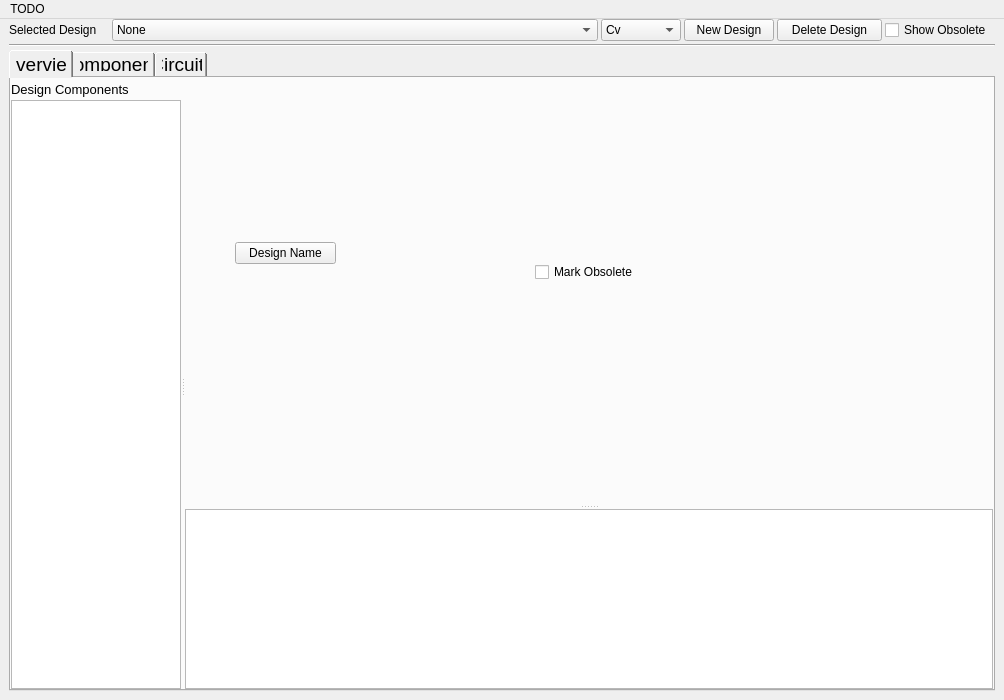
<?xml version="1.0" encoding="UTF-8"?>
<ui version="4.0">
 <class>SpacecraftDesigner</class>
 <widget class="QMainWindow" name="SpacecraftDesigner">
  <property name="geometry">
   <rect>
    <x>0</x>
    <y>0</y>
    <width>1000</width>
    <height>700</height>
   </rect>
  </property>
  <property name="sizePolicy">
   <sizepolicy hsizetype="MinimumExpanding" vsizetype="Minimum">
    <horstretch>0</horstretch>
    <verstretch>0</verstretch>
   </sizepolicy>
  </property>
  <property name="windowTitle">
   <string>Spacecraft Designer</string>
  </property>
  <property name="styleSheet">
   <string notr="true">
QTabBar::tab {
/*  min-width: 8ex;*/
  font-size:14pt;
  padding: 7px;
}</string>
  </property>
  <widget class="QWidget" name="widget_0">
   <property name="sizePolicy">
    <sizepolicy hsizetype="Expanding" vsizetype="Expanding">
     <horstretch>0</horstretch>
     <verstretch>0</verstretch>
    </sizepolicy>
   </property>
   <layout class="QVBoxLayout" name="verticalLayout_0">
    <property name="spacing">
     <number>3</number>
    </property>
    <property name="topMargin">
     <number>0</number>
    </property>
    <item>
     <widget class="QWidget" name="widget_1" native="true">
      <property name="sizePolicy">
       <sizepolicy hsizetype="Expanding" vsizetype="Minimum">
        <horstretch>0</horstretch>
        <verstretch>0</verstretch>
       </sizepolicy>
      </property>
      <property name="minimumSize">
       <size>
        <width>0</width>
        <height>22</height>
       </size>
      </property>
      <layout class="QHBoxLayout" name="horizontalLayout_2">
       <property name="spacing">
        <number>3</number>
       </property>
       <property name="leftMargin">
        <number>0</number>
       </property>
       <property name="topMargin">
        <number>0</number>
       </property>
       <property name="rightMargin">
        <number>0</number>
       </property>
       <property name="bottomMargin">
        <number>0</number>
       </property>
       <item>
        <widget class="QLabel" name="label_0">
         <property name="sizePolicy">
          <sizepolicy hsizetype="Minimum" vsizetype="Preferred">
           <horstretch>0</horstretch>
           <verstretch>0</verstretch>
          </sizepolicy>
         </property>
         <property name="minimumSize">
          <size>
           <width>100</width>
           <height>0</height>
          </size>
         </property>
         <property name="maximumSize">
          <size>
           <width>100</width>
           <height>16777215</height>
          </size>
         </property>
         <property name="text">
          <string>Selected Design</string>
         </property>
        </widget>
       </item>
       <item>
        <widget class="QComboBox" name="selecteddesign">
         <property name="sizePolicy">
          <sizepolicy hsizetype="Expanding" vsizetype="Fixed">
           <horstretch>0</horstretch>
           <verstretch>0</verstretch>
          </sizepolicy>
         </property>
         <property name="minimumSize">
          <size>
           <width>0</width>
           <height>22</height>
          </size>
         </property>
         <item>
          <property name="text">
           <string>None</string>
          </property>
         </item>
        </widget>
       </item>
       <item>
        <widget class="QComboBox" name="selectclass">
         <property name="sizePolicy">
          <sizepolicy hsizetype="Minimum" vsizetype="Fixed">
           <horstretch>0</horstretch>
           <verstretch>0</verstretch>
          </sizepolicy>
         </property>
         <property name="minimumSize">
          <size>
           <width>80</width>
           <height>22</height>
          </size>
         </property>
         <item>
          <property name="text">
           <string>Cv</string>
          </property>
         </item>
         <item>
          <property name="text">
           <string>Fg</string>
          </property>
         </item>
         <item>
          <property name="text">
           <string>D</string>
          </property>
         </item>
         <item>
          <property name="text">
           <string>C</string>
          </property>
         </item>
        </widget>
       </item>
       <item>
        <widget class="QPushButton" name="newdesign">
         <property name="minimumSize">
          <size>
           <width>90</width>
           <height>22</height>
          </size>
         </property>
         <property name="maximumSize">
          <size>
           <width>90</width>
           <height>16777215</height>
          </size>
         </property>
         <property name="text">
          <string>New Design</string>
         </property>
        </widget>
       </item>
       <item>
        <widget class="QPushButton" name="deletedesign">
         <property name="minimumSize">
          <size>
           <width>105</width>
           <height>22</height>
          </size>
         </property>
         <property name="maximumSize">
          <size>
           <width>105</width>
           <height>16777215</height>
          </size>
         </property>
         <property name="text">
          <string>Delete Design</string>
         </property>
        </widget>
       </item>
       <item>
        <widget class="QCheckBox" name="showobsolete">
         <property name="minimumSize">
          <size>
           <width>110</width>
           <height>0</height>
          </size>
         </property>
         <property name="maximumSize">
          <size>
           <width>110</width>
           <height>16777215</height>
          </size>
         </property>
         <property name="text">
          <string>Show Obsolete</string>
         </property>
        </widget>
       </item>
      </layout>
     </widget>
    </item>
    <item>
     <widget class="Line" name="line">
      <property name="orientation">
       <enum>Qt::Horizontal</enum>
      </property>
     </widget>
    </item>
    <item>
     <widget class="QTabWidget" name="tabWidget">
      <property name="minimumSize">
       <size>
        <width>0</width>
        <height>100</height>
       </size>
      </property>
      <property name="currentIndex">
       <number>0</number>
      </property>
      <widget class="QWidget" name="componentstab">
       <attribute name="title">
        <string>Overview</string>
       </attribute>
       <layout class="QHBoxLayout" name="horizontalLayout">
        <property name="spacing">
         <number>0</number>
        </property>
        <property name="leftMargin">
         <number>0</number>
        </property>
        <property name="topMargin">
         <number>4</number>
        </property>
        <property name="rightMargin">
         <number>0</number>
        </property>
        <property name="bottomMargin">
         <number>0</number>
        </property>
        <item>
         <widget class="QSplitter" name="splitter">
          <property name="sizePolicy">
           <sizepolicy hsizetype="Expanding" vsizetype="Minimum">
            <horstretch>0</horstretch>
            <verstretch>0</verstretch>
           </sizepolicy>
          </property>
          <property name="orientation">
           <enum>Qt::Horizontal</enum>
          </property>
          <property name="childrenCollapsible">
           <bool>false</bool>
          </property>
          <widget class="QWidget" name="componentlistcontainer" native="true">
           <property name="sizePolicy">
            <sizepolicy hsizetype="Expanding" vsizetype="Minimum">
             <horstretch>1</horstretch>
             <verstretch>0</verstretch>
            </sizepolicy>
           </property>
           <property name="minimumSize">
            <size>
             <width>170</width>
             <height>0</height>
            </size>
           </property>
           <property name="maximumSize">
            <size>
             <width>500</width>
             <height>16777215</height>
            </size>
           </property>
           <property name="baseSize">
            <size>
             <width>0</width>
             <height>0</height>
            </size>
           </property>
           <property name="styleSheet">
            <string notr="true"/>
           </property>
           <layout class="QVBoxLayout" name="verticalLayout_1">
            <property name="spacing">
             <number>3</number>
            </property>
            <property name="leftMargin">
             <number>0</number>
            </property>
            <property name="topMargin">
             <number>0</number>
            </property>
            <property name="rightMargin">
             <number>0</number>
            </property>
            <property name="bottomMargin">
             <number>0</number>
            </property>
            <item>
             <widget class="QLabel" name="label_1">
              <property name="sizePolicy">
               <sizepolicy hsizetype="MinimumExpanding" vsizetype="Fixed">
                <horstretch>0</horstretch>
                <verstretch>0</verstretch>
               </sizepolicy>
              </property>
              <property name="font">
               <font>
                <pointsize>10</pointsize>
               </font>
              </property>
              <property name="text">
               <string>Design Components</string>
              </property>
             </widget>
            </item>
            <item>
             <widget class="QListWidget" name="componentdesignlist">
              <property name="sizePolicy">
               <sizepolicy hsizetype="Expanding" vsizetype="Minimum">
                <horstretch>0</horstretch>
                <verstretch>0</verstretch>
               </sizepolicy>
              </property>
              <property name="minimumSize">
               <size>
                <width>0</width>
                <height>0</height>
               </size>
              </property>
              <property name="baseSize">
               <size>
                <width>0</width>
                <height>0</height>
               </size>
              </property>
             </widget>
            </item>
           </layout>
          </widget>
          <widget class="QWidget" name="rightsidewidget" native="true">
           <property name="sizePolicy">
            <sizepolicy hsizetype="Expanding" vsizetype="Minimum">
             <horstretch>5</horstretch>
             <verstretch>0</verstretch>
            </sizepolicy>
           </property>
           <property name="minimumSize">
            <size>
             <width>808</width>
             <height>0</height>
            </size>
           </property>
           <layout class="QVBoxLayout" name="verticalLayout_2">
            <property name="spacing">
             <number>0</number>
            </property>
            <property name="leftMargin">
             <number>0</number>
            </property>
            <property name="topMargin">
             <number>0</number>
            </property>
            <property name="rightMargin">
             <number>0</number>
            </property>
            <property name="bottomMargin">
             <number>0</number>
            </property>
            <item>
             <widget class="QSplitter" name="splitter_2">
              <property name="sizePolicy">
               <sizepolicy hsizetype="Preferred" vsizetype="Minimum">
                <horstretch>0</horstretch>
                <verstretch>0</verstretch>
               </sizepolicy>
              </property>
              <property name="orientation">
               <enum>Qt::Vertical</enum>
              </property>
              <property name="childrenCollapsible">
               <bool>false</bool>
              </property>
              <widget class="QWidget" name="widget" native="true">
               <property name="sizePolicy">
                <sizepolicy hsizetype="Expanding" vsizetype="Minimum">
                 <horstretch>0</horstretch>
                 <verstretch>2</verstretch>
                </sizepolicy>
               </property>
               <property name="minimumSize">
                <size>
                 <width>0</width>
                 <height>392</height>
                </size>
               </property>
               <widget class="QPushButton" name="designname">
                <property name="geometry">
                 <rect>
                  <x>50</x>
                  <y>160</y>
                  <width>101</width>
                  <height>22</height>
                 </rect>
                </property>
                <property name="text">
                 <string>Design Name</string>
                </property>
               </widget>
               <widget class="QCheckBox" name="markobsolete">
                <property name="geometry">
                 <rect>
                  <x>350</x>
                  <y>180</y>
                  <width>111</width>
                  <height>20</height>
                 </rect>
                </property>
                <property name="text">
                 <string>Mark Obsolete</string>
                </property>
               </widget>
              </widget>
              <widget class="QTextEdit" name="designtext">
               <property name="sizePolicy">
                <sizepolicy hsizetype="Expanding" vsizetype="Minimum">
                 <horstretch>0</horstretch>
                 <verstretch>1</verstretch>
                </sizepolicy>
               </property>
               <property name="minimumSize">
                <size>
                 <width>0</width>
                 <height>180</height>
                </size>
               </property>
               <property name="sizeIncrement">
                <size>
                 <width>0</width>
                 <height>0</height>
                </size>
               </property>
               <property name="baseSize">
                <size>
                 <width>0</width>
                 <height>0</height>
                </size>
               </property>
               <property name="font">
                <font>
                 <family>FreeMono</family>
                 <pointsize>12</pointsize>
                 <bold>false</bold>
                 <kerning>false</kerning>
                </font>
               </property>
               <property name="readOnly">
                <bool>true</bool>
               </property>
              </widget>
             </widget>
            </item>
           </layout>
          </widget>
         </widget>
        </item>
       </layout>
      </widget>
      <widget class="QWidget" name="tab">
       <attribute name="title">
        <string>Components</string>
       </attribute>
       <widget class="QLabel" name="label_4">
        <property name="geometry">
         <rect>
          <x>170</x>
          <y>140</y>
          <width>57</width>
          <height>14</height>
         </rect>
        </property>
        <property name="text">
         <string>TODO</string>
        </property>
       </widget>
      </widget>
      <widget class="QWidget" name="circuitstab">
       <attribute name="title">
        <string>Circuits</string>
       </attribute>
       <layout class="QHBoxLayout" name="horizontalLayout_5">
        <property name="spacing">
         <number>0</number>
        </property>
        <property name="leftMargin">
         <number>0</number>
        </property>
        <property name="topMargin">
         <number>4</number>
        </property>
        <property name="rightMargin">
         <number>0</number>
        </property>
        <property name="bottomMargin">
         <number>0</number>
        </property>
        <item>
         <widget class="QSplitter" name="topsplitter">
          <property name="sizePolicy">
           <sizepolicy hsizetype="MinimumExpanding" vsizetype="MinimumExpanding">
            <horstretch>0</horstretch>
            <verstretch>0</verstretch>
           </sizepolicy>
          </property>
          <property name="orientation">
           <enum>Qt::Horizontal</enum>
          </property>
          <property name="childrenCollapsible">
           <bool>false</bool>
          </property>
          <widget class="QWidget" name="unassignedcomponentbox" native="true">
           <property name="sizePolicy">
            <sizepolicy hsizetype="MinimumExpanding" vsizetype="MinimumExpanding">
             <horstretch>1</horstretch>
             <verstretch>0</verstretch>
            </sizepolicy>
           </property>
           <property name="minimumSize">
            <size>
             <width>170</width>
             <height>0</height>
            </size>
           </property>
           <property name="maximumSize">
            <size>
             <width>500</width>
             <height>16777215</height>
            </size>
           </property>
           <property name="baseSize">
            <size>
             <width>0</width>
             <height>0</height>
            </size>
           </property>
           <property name="styleSheet">
            <string notr="true"/>
           </property>
           <layout class="QVBoxLayout" name="verticalLayout">
            <property name="spacing">
             <number>3</number>
            </property>
            <property name="leftMargin">
             <number>0</number>
            </property>
            <property name="topMargin">
             <number>0</number>
            </property>
            <property name="rightMargin">
             <number>0</number>
            </property>
            <property name="bottomMargin">
             <number>0</number>
            </property>
            <item>
             <widget class="QLabel" name="label">
              <property name="sizePolicy">
               <sizepolicy hsizetype="MinimumExpanding" vsizetype="Fixed">
                <horstretch>0</horstretch>
                <verstretch>0</verstretch>
               </sizepolicy>
              </property>
              <property name="font">
               <font>
                <pointsize>10</pointsize>
               </font>
              </property>
              <property name="text">
               <string>Unassigned Components</string>
              </property>
             </widget>
            </item>
            <item>
             <widget class="QListWidget" name="unassignedcomponentlist">
              <property name="sizePolicy">
               <sizepolicy hsizetype="Expanding" vsizetype="Minimum">
                <horstretch>0</horstretch>
                <verstretch>0</verstretch>
               </sizepolicy>
              </property>
              <property name="minimumSize">
               <size>
                <width>0</width>
                <height>0</height>
               </size>
              </property>
              <property name="baseSize">
               <size>
                <width>0</width>
                <height>0</height>
               </size>
              </property>
             </widget>
            </item>
           </layout>
          </widget>
          <widget class="QWidget" name="selectedcircuit0" native="true">
           <property name="sizePolicy">
            <sizepolicy hsizetype="MinimumExpanding" vsizetype="MinimumExpanding">
             <horstretch>5</horstretch>
             <verstretch>0</verstretch>
            </sizepolicy>
           </property>
           <layout class="QVBoxLayout" name="verticalLayout_3">
            <property name="spacing">
             <number>3</number>
            </property>
            <property name="leftMargin">
             <number>0</number>
            </property>
            <property name="topMargin">
             <number>0</number>
            </property>
            <property name="rightMargin">
             <number>0</number>
            </property>
            <property name="bottomMargin">
             <number>0</number>
            </property>
            <item>
             <widget class="QSplitter" name="selectedcircuitsplitter">
              <property name="sizePolicy">
               <sizepolicy hsizetype="MinimumExpanding" vsizetype="MinimumExpanding">
                <horstretch>0</horstretch>
                <verstretch>0</verstretch>
               </sizepolicy>
              </property>
              <property name="orientation">
               <enum>Qt::Vertical</enum>
              </property>
              <property name="childrenCollapsible">
               <bool>false</bool>
              </property>
              <widget class="QWidget" name="selectedcircuit1" native="true">
               <property name="sizePolicy">
                <sizepolicy hsizetype="Expanding" vsizetype="MinimumExpanding">
                 <horstretch>0</horstretch>
                 <verstretch>5</verstretch>
                </sizepolicy>
               </property>
               <property name="minimumSize">
                <size>
                 <width>0</width>
                 <height>0</height>
                </size>
               </property>
               <layout class="QHBoxLayout" name="horizontalLayout_3">
                <property name="spacing">
                 <number>3</number>
                </property>
                <property name="leftMargin">
                 <number>0</number>
                </property>
                <property name="topMargin">
                 <number>0</number>
                </property>
                <property name="rightMargin">
                 <number>0</number>
                </property>
                <property name="bottomMargin">
                 <number>0</number>
                </property>
                <item>
                 <widget class="QWidget" name="selectedcircuit2" native="true">
                  <property name="sizePolicy">
                   <sizepolicy hsizetype="Expanding" vsizetype="Expanding">
                    <horstretch>3</horstretch>
                    <verstretch>0</verstretch>
                   </sizepolicy>
                  </property>
                  <widget class="QLabel" name="circuitnamelabel">
                   <property name="geometry">
                    <rect>
                     <x>10</x>
                     <y>30</y>
                     <width>181</width>
                     <height>21</height>
                    </rect>
                   </property>
                   <property name="text">
                    <string>TextLabel</string>
                   </property>
                  </widget>
                  <widget class="QPushButton" name="circuitname">
                   <property name="geometry">
                    <rect>
                     <x>10</x>
                     <y>100</y>
                     <width>101</width>
                     <height>22</height>
                    </rect>
                   </property>
                   <property name="text">
                    <string>Circuit Name</string>
                   </property>
                  </widget>
                 </widget>
                </item>
                <item>
                 <widget class="QWidget" name="assignedcomponentbox" native="true">
                  <property name="sizePolicy">
                   <sizepolicy hsizetype="MinimumExpanding" vsizetype="Expanding">
                    <horstretch>1</horstretch>
                    <verstretch>0</verstretch>
                   </sizepolicy>
                  </property>
                  <property name="minimumSize">
                   <size>
                    <width>170</width>
                    <height>0</height>
                   </size>
                  </property>
                  <layout class="QVBoxLayout" name="verticalLayout_4">
                   <property name="spacing">
                    <number>3</number>
                   </property>
                   <property name="leftMargin">
                    <number>0</number>
                   </property>
                   <property name="topMargin">
                    <number>0</number>
                   </property>
                   <property name="rightMargin">
                    <number>0</number>
                   </property>
                   <property name="bottomMargin">
                    <number>0</number>
                   </property>
                   <item>
                    <widget class="QLabel" name="label_2">
                     <property name="sizePolicy">
                      <sizepolicy hsizetype="Expanding" vsizetype="Minimum">
                       <horstretch>0</horstretch>
                       <verstretch>0</verstretch>
                      </sizepolicy>
                     </property>
                     <property name="text">
                      <string>Assigned to Current Circuit</string>
                     </property>
                    </widget>
                   </item>
                   <item>
                    <widget class="QListWidget" name="assignedcomponentlist_2">
                     <property name="sizePolicy">
                      <sizepolicy hsizetype="Expanding" vsizetype="Expanding">
                       <horstretch>0</horstretch>
                       <verstretch>0</verstretch>
                      </sizepolicy>
                     </property>
                    </widget>
                   </item>
                  </layout>
                 </widget>
                </item>
               </layout>
              </widget>
              <widget class="QTextEdit" name="circuittext">
               <property name="sizePolicy">
                <sizepolicy hsizetype="MinimumExpanding" vsizetype="MinimumExpanding">
                 <horstretch>0</horstretch>
                 <verstretch>1</verstretch>
                </sizepolicy>
               </property>
               <property name="minimumSize">
                <size>
                 <width>0</width>
                 <height>180</height>
                </size>
               </property>
               <property name="font">
                <font>
                 <family>FreeMono</family>
                 <pointsize>12</pointsize>
                 <bold>false</bold>
                 <kerning>false</kerning>
                </font>
               </property>
               <property name="readOnly">
                <bool>true</bool>
               </property>
              </widget>
             </widget>
            </item>
           </layout>
          </widget>
          <widget class="QWidget" name="circuitselectwidget" native="true">
           <property name="sizePolicy">
            <sizepolicy hsizetype="MinimumExpanding" vsizetype="MinimumExpanding">
             <horstretch>1</horstretch>
             <verstretch>0</verstretch>
            </sizepolicy>
           </property>
           <property name="minimumSize">
            <size>
             <width>170</width>
             <height>0</height>
            </size>
           </property>
           <layout class="QVBoxLayout" name="verticalLayout_5">
            <property name="spacing">
             <number>3</number>
            </property>
            <property name="leftMargin">
             <number>0</number>
            </property>
            <property name="topMargin">
             <number>0</number>
            </property>
            <property name="rightMargin">
             <number>0</number>
            </property>
            <property name="bottomMargin">
             <number>0</number>
            </property>
            <item>
             <widget class="QLabel" name="label_3">
              <property name="sizePolicy">
               <sizepolicy hsizetype="MinimumExpanding" vsizetype="Minimum">
                <horstretch>0</horstretch>
                <verstretch>0</verstretch>
               </sizepolicy>
              </property>
              <property name="text">
               <string>Circuits</string>
              </property>
             </widget>
            </item>
            <item>
             <widget class="QWidget" name="circuitaddremovewidget" native="true">
              <property name="sizePolicy">
               <sizepolicy hsizetype="MinimumExpanding" vsizetype="Minimum">
                <horstretch>0</horstretch>
                <verstretch>0</verstretch>
               </sizepolicy>
              </property>
              <layout class="QHBoxLayout" name="horizontalLayout_4">
               <property name="spacing">
                <number>3</number>
               </property>
               <property name="leftMargin">
                <number>0</number>
               </property>
               <property name="topMargin">
                <number>0</number>
               </property>
               <property name="rightMargin">
                <number>0</number>
               </property>
               <property name="bottomMargin">
                <number>0</number>
               </property>
               <item>
                <widget class="QPushButton" name="circuitadd">
                 <property name="sizePolicy">
                  <sizepolicy hsizetype="MinimumExpanding" vsizetype="Fixed">
                   <horstretch>2</horstretch>
                   <verstretch>0</verstretch>
                  </sizepolicy>
                 </property>
                 <property name="minimumSize">
                  <size>
                   <width>40</width>
                   <height>22</height>
                  </size>
                 </property>
                 <property name="text">
                  <string>Add</string>
                 </property>
                </widget>
               </item>
               <item>
                <widget class="QPushButton" name="circuitremove">
                 <property name="sizePolicy">
                  <sizepolicy hsizetype="MinimumExpanding" vsizetype="Fixed">
                   <horstretch>3</horstretch>
                   <verstretch>0</verstretch>
                  </sizepolicy>
                 </property>
                 <property name="minimumSize">
                  <size>
                   <width>70</width>
                   <height>22</height>
                  </size>
                 </property>
                 <property name="text">
                  <string>Remove</string>
                 </property>
                </widget>
               </item>
              </layout>
             </widget>
            </item>
            <item>
             <widget class="QListWidget" name="listWidget">
              <property name="sizePolicy">
               <sizepolicy hsizetype="MinimumExpanding" vsizetype="MinimumExpanding">
                <horstretch>0</horstretch>
                <verstretch>0</verstretch>
               </sizepolicy>
              </property>
             </widget>
            </item>
           </layout>
          </widget>
         </widget>
        </item>
       </layout>
      </widget>
     </widget>
    </item>
   </layout>
  </widget>
  <widget class="QMenuBar" name="menubar">
   <property name="geometry">
    <rect>
     <x>0</x>
     <y>0</y>
     <width>1000</width>
     <height>19</height>
    </rect>
   </property>
   <widget class="QMenu" name="menutodo">
    <property name="title">
     <string>TODO</string>
    </property>
    <addaction name="actiontodo1"/>
   </widget>
   <addaction name="menutodo"/>
  </widget>
  <action name="actiontodo1">
   <property name="text">
    <string>TODO</string>
   </property>
  </action>
 </widget>
 <resources/>
 <connections/>
</ui>
